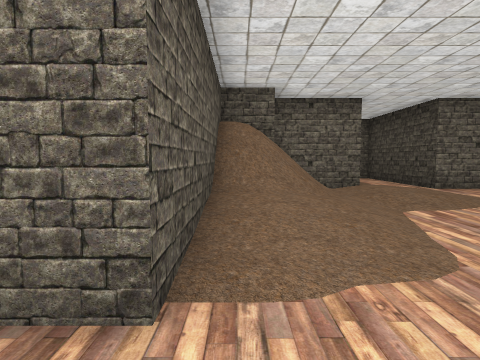
view 1 (above)

24 first-person views from a walk through a 3-D level made in the Unity game engine. The camera is 1.5 m above the floor, tilts 4° down and sees 75° across. The floor is counted in squares, 2 m on a side. Each view is taken from the middle of a square. On the plan, view 1 faces up. The plan holds only what a view shows up to about 10 squares ahead; the rest is blank. The player is left out. Some animated figures are left out.

view 2
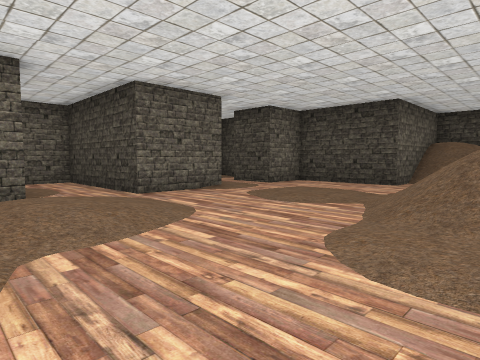

view 3
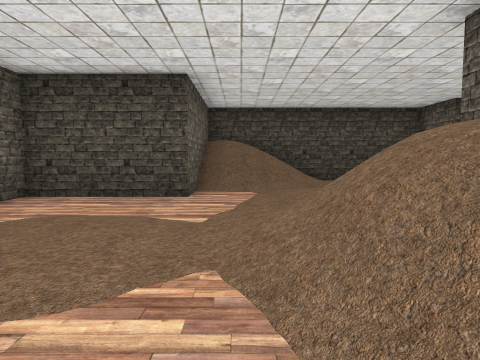

view 4
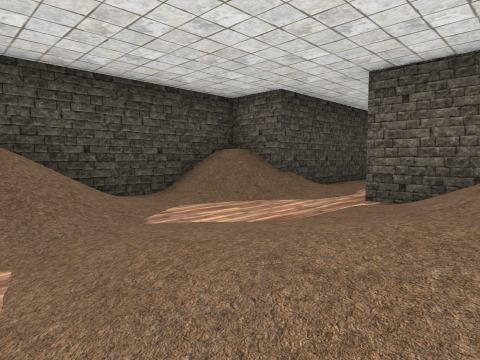

view 5
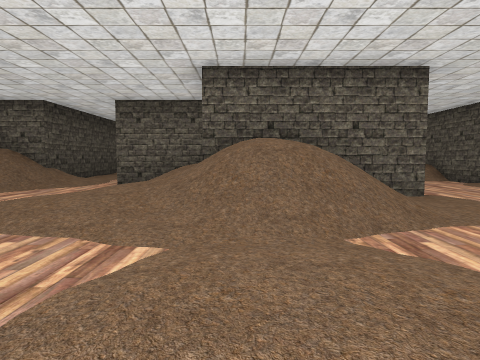

view 6
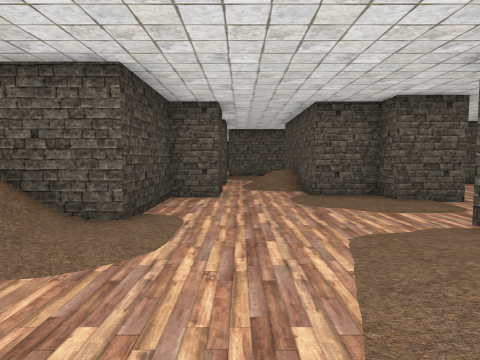

view 7
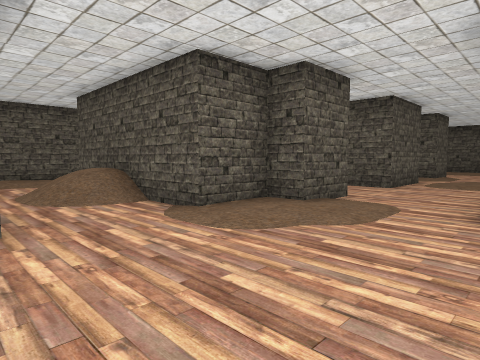

view 8
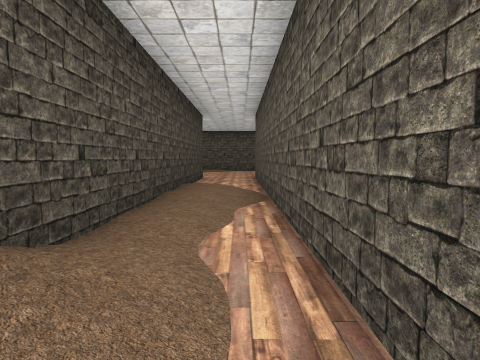

view 9
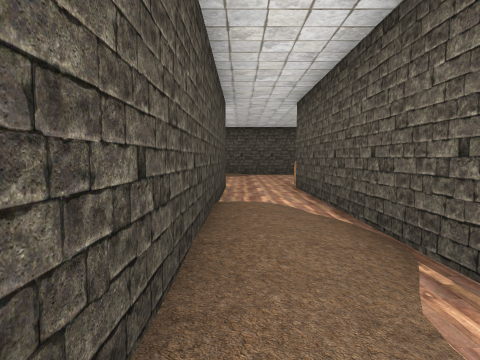

view 10
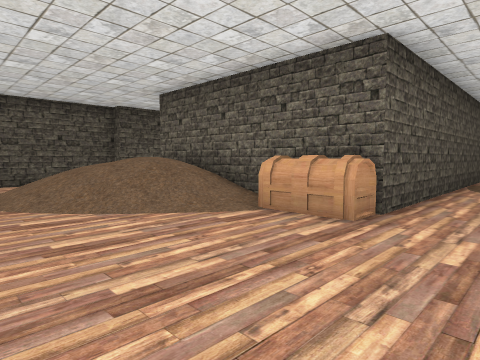

view 11
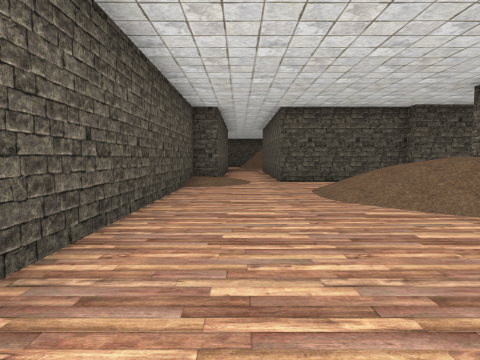

view 12
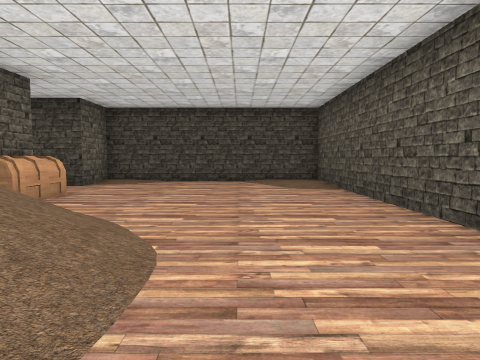

view 13
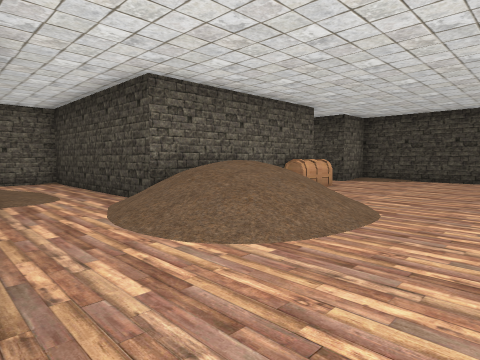

view 14
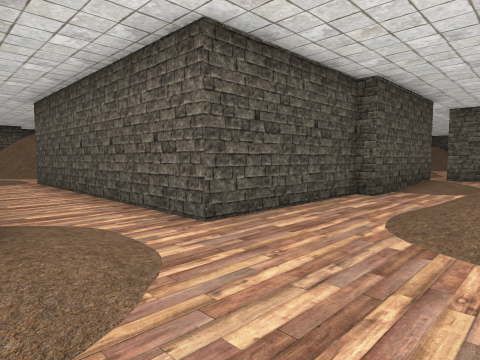

view 15
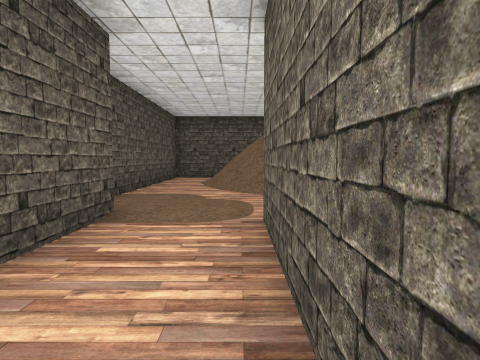

view 16
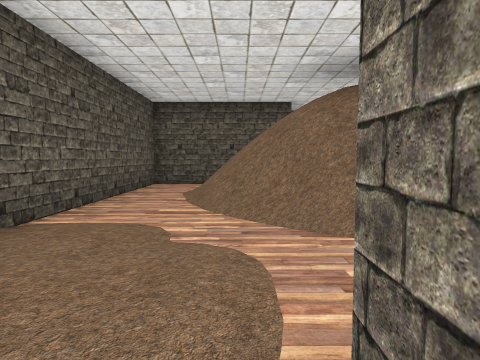

view 17
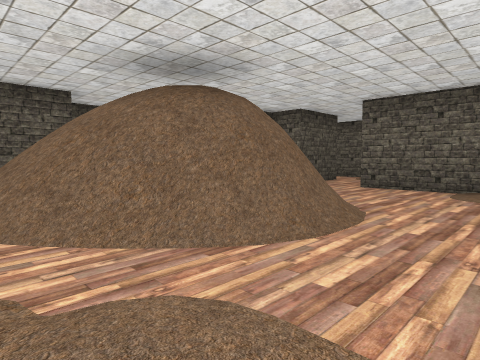

view 18
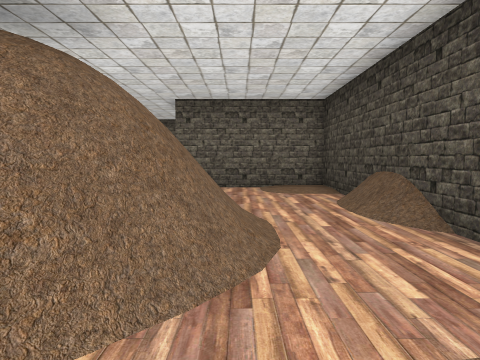

view 19
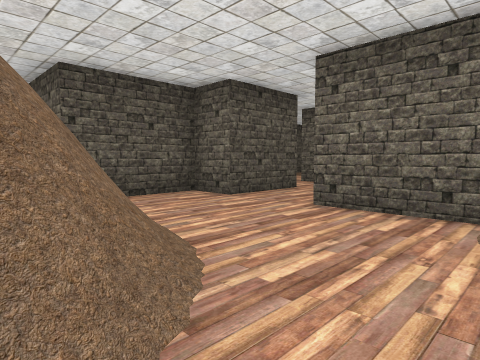

view 20
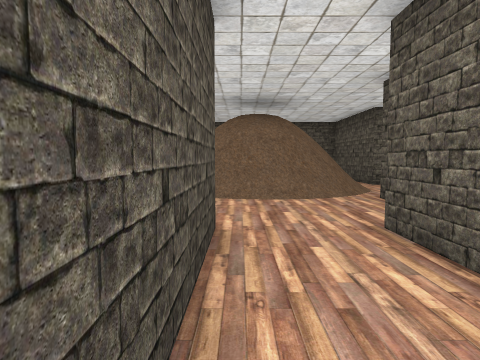

view 21
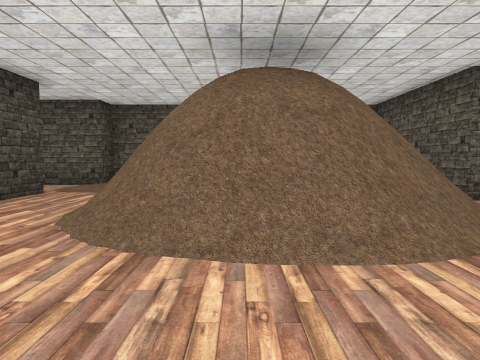

view 22
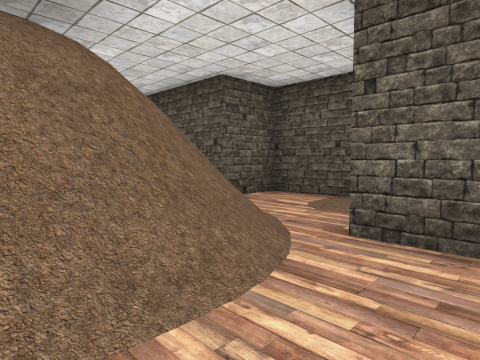

view 23
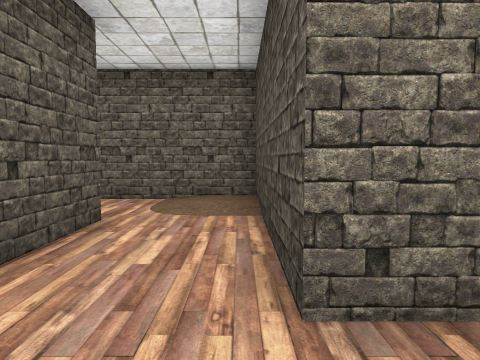

view 24
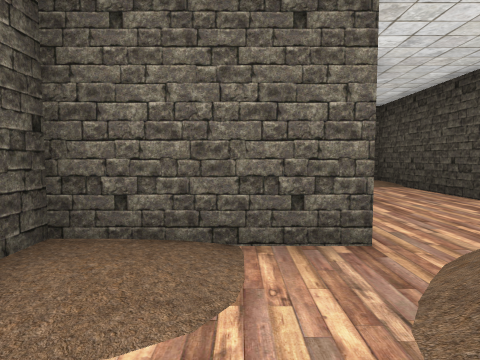

### Floor plan
Key: @ floor where view 1 was taken; # wall or solid block; . main floor; : floor 0.25 m higher than the main floor; / step, stairs or slope; = window, fence, low wall or low ledge; C chest.
Columns run from 15 left of view 1 to 15 right of it. Each row starts with its distance up from view 1.
 13                    ##
 12                    .#
 11                    .#
 10                    .#
  9                  ##.###..##
  8                 #.//......#
  7               ## ///......#
  6               #/////......#
  5               #////.......#####
  4               #///....////.///#
  3               #//....//////.//#
  2               #....../////////#
  1          ...........####///...#
  0         .......@....#   //..//#
 -1         .##..##.....#    //.//#
 -2           #.. ###..##   ###./##
 -3                 #..#      #./#
 -4                 #/.       #..#
 -5     ####        #//       #..#
 -6     ...#        # .###    #/.#
 -7     ...#         ....#    #/:#
 -8     #..#         //..#    #/.#
 -9    ##..#####    ###/.#    #..#
-10    #.......#      #..#    #..#
-11    #.......#      #..#    #..#
-12 ####....../#      #..######..##
-13 #..//###../#      #./////#C...#
-14 #../####/./#      #./////.....#
-15 #..   ##/..#      #./////.....#
-16 ###=  ##/..########.////......#
-17   #  ///......................#
-18   #.///...........//..........#
-19   #.......###     #/..........#
-20   #########       #############

Positions as (right, up) in squares from view 1, and headings:
1: (0, 0), facing up
2: (2, 2), facing up-right
3: (5, 4), facing right
4: (9, 4), facing down-right
5: (8, 7), facing down
6: (3, 6), facing down
7: (4, 2), facing down-left
8: (12, -1), facing down
9: (13, -4), facing down
10: (13, -17), facing up-left
11: (13, -18), facing left
12: (5, -17), facing right
13: (3, -18), facing up-right
14: (6, -19), facing up-left
15: (-1, -17), facing left
16: (-4, -17), facing left
17: (-5, -18), facing up-left
18: (-7, -18), facing up
19: (-6, -14), facing up-left
20: (-9, -6), facing down
21: (-9, -10), facing down
22: (-9, -11), facing down-left
23: (-9, -11), facing up
24: (-13, -15), facing up
